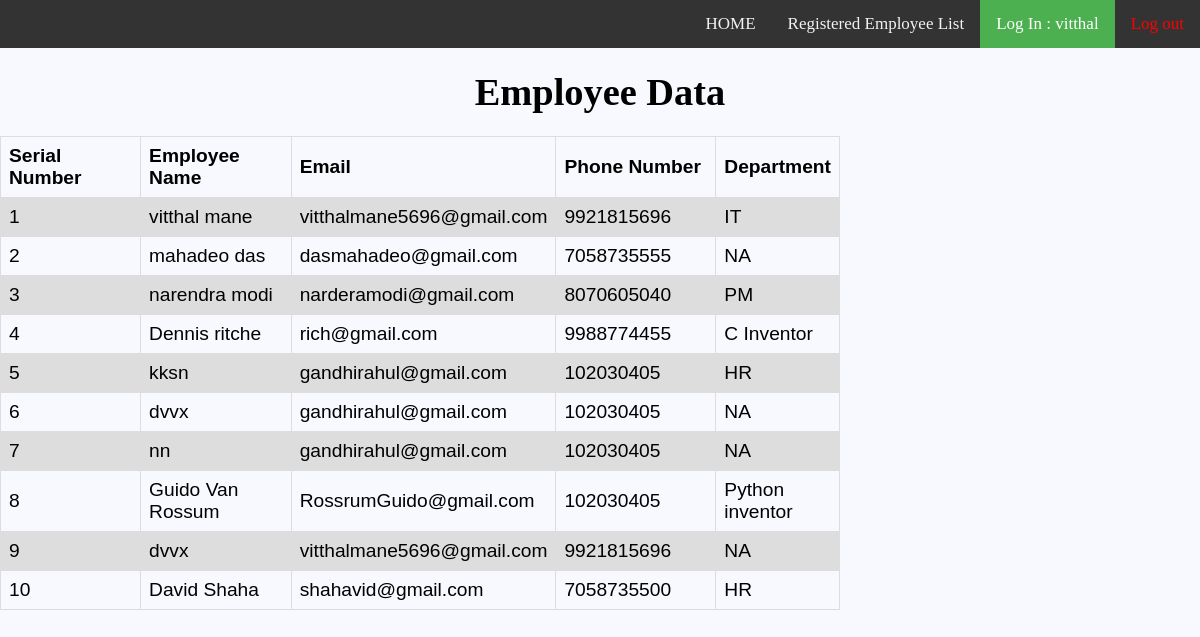
Page /empData/ (signed in) on the earlier database version.
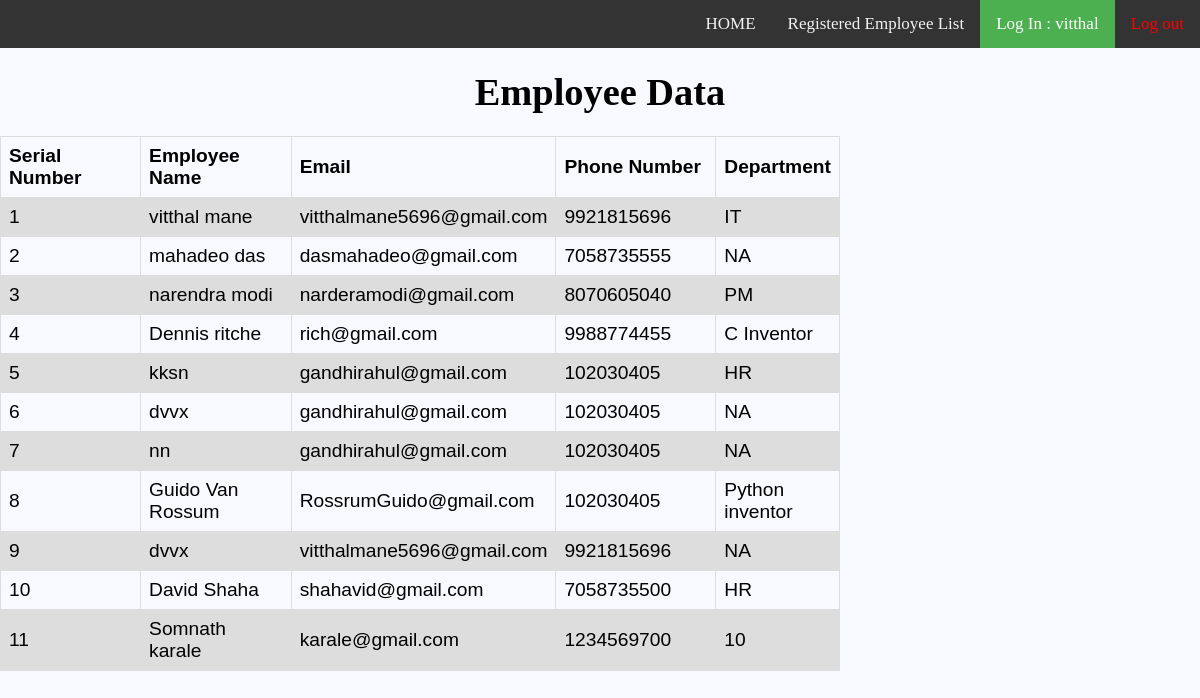
Same page on the later database version.
### EmployeeData/models.py (models this page shows)
class EmpData(models.Model): # database name is EmpData,for storing Employee details
    Emp_name=models.CharField(max_length=100)
    Emp_email=models.EmailField(max_length=50)
    Emp_phonNO=models.IntegerField(default=00)
    Emp_dept=models.CharField(max_length=25,default="NA")

### EmployeeData/views.py (the view)
# urls.py: path('empData/',views.DisplayEmpData.as_view(),name="empData"),      ##Display information of employee from DB
class DisplayEmpData(LoginRequiredMixin,View):
    login_url="StaffLogin"
    @method_decorator(login_required)
    def get(self,request,*args,**kwargs): #for displaying employee detail from database get request
        all_Emp_data=EmpData.objects.all()
        SerNo=len(all_Emp_data)
        return render(request,"EmployeeData/EmployeesData.html",{'Emp_savedData':all_Emp_data,'serno':SerNo})

### EmployeeData/views.py (called while the page is built)
    @method_decorator(login_required)
    def dispatch(self,*args,**kwargs):
        return super(LoginRequiredMixin,self).dispatch(*args,**kwargs)

### EmployeeData/templates/EmployeeData/EmployeesData.html (shortened to what this page needs)
{% load static %}
<!DOCTYPE html>
<html>
<head>
   <link rel="stylesheet" type="text/css" href="{%static 'EmployeeData/css/style.css' %} " >
</head>
  <body>
    <div class="topnav">
        <a href="{%url 'logout' %}"><font color="red">Log out</font></a>
        <a class="active" href="#home" name="user"> Log In : {{request.user.username }} </a>
        <a href="{%url 'empData' %}" >Registered Employee List</a>
					<a href="{%url 'EmpReg' %}" >HOME</a>
    </div>
    <br>
    <table align="center"><center> <h1>Employee  Data</h1></center><br>
    <tr>
      <th>Serial Number</th>
      <th>Employee Name</th>
      <th>Email</th>
      <th>Phone Number</th>
      <th> Department</th>
    </tr>
    {% for stored_empData in Emp_savedData %}
    <tr>
      <td>{{ forloop.counter }}</td>
     <td>{{ stored_empData.Emp_name}}</td>
      <td>{{ stored_empData.Emp_email}} </td>
      <td>{{ stored_empData.Emp_phonNO}}</td>
      <td>{{ stored_empData.Emp_dept}}</td>
    </tr>
    {% endfor %}
    </table>
  </body>
</html>

### EmployeeData/static/EmployeeData/CSS/style.css (style rules this page uses)
* { margin: 0px; padding: 0px; }
body { font-size: 120%; background: #F8F8FF; }
.topnav { background-color: #333; overflow: hidden; }
.topnav a { float: right; color: #f2f2f2; text-align: center; padding: 14px 16px; text-decoration: none; font-size: 17px; }
.topnav a.active { background-color: #4CAF50; color: white; }
table { font-family: arial, sans-serif; border-collapse: collapse; text-align: center; width: 70%; }
td, th { border: 1px solid #dddddd; text-align: left; padding: 8px; width: 25%; }
tr:nth-child(even) { background-color: #dddddd; }

Differences in the rows shown:
added EmpData: Emp_name "Somnath karale", Emp_email "karale@gmail.com", Emp_phonNO "1234569700", Emp_dept "10"
